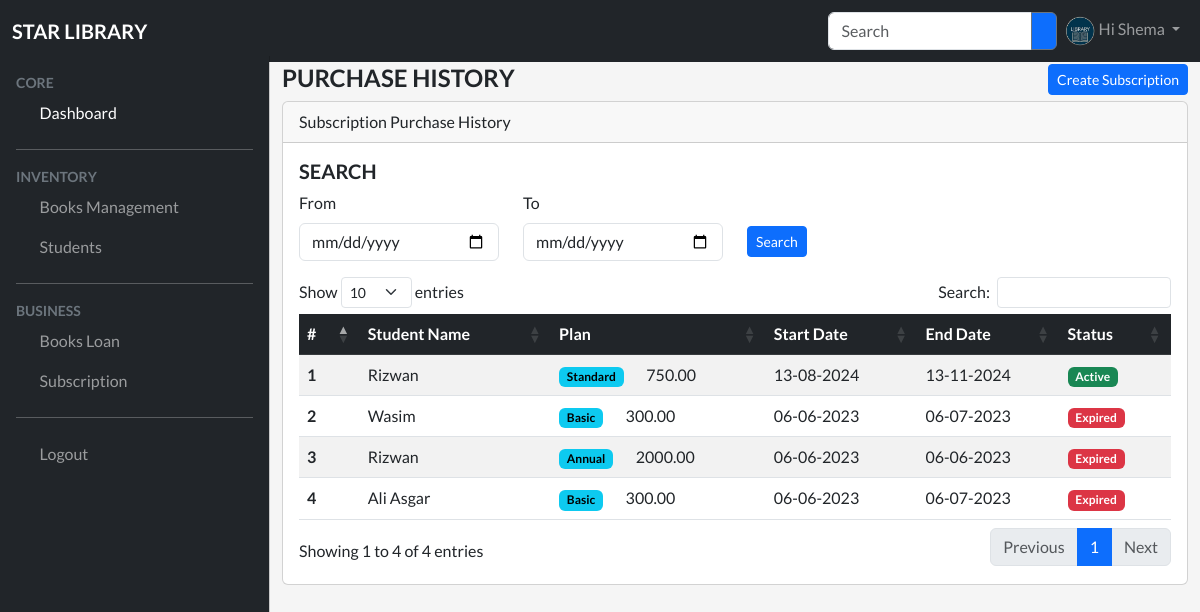
Screenshot of /subscriptions/purchase-history.php (signed in) with the database file from the repository.
### tables this page shows
CREATE TABLE `subscriptions` (
  `id` int(11) NOT NULL,
  `student_id` int(11) DEFAULT NULL,
  `plan_id` int(11) DEFAULT NULL,
  `start_date` date DEFAULT NULL,
  `end_date` date DEFAULT NULL,
  `amount` float(10,2) DEFAULT NULL,
  `created_at` timestamp NOT NULL DEFAULT current_timestamp(),
  `updated_at` timestamp NULL DEFAULT NULL
);

CREATE TABLE `students` (
  `id` int(11) NOT NULL,
  `name` varchar(255) DEFAULT NULL,
  `phone_no` varchar(15) DEFAULT NULL,
  `email` varchar(255) DEFAULT NULL,
  `address` text DEFAULT NULL,
  `status` tinyint(1) NOT NULL DEFAULT 1,
  `created_at` timestamp NOT NULL DEFAULT current_timestamp(),
  `updated_at` timestamp NULL DEFAULT NULL
);

CREATE TABLE `subscription_plans` (
  `id` int(11) NOT NULL,
  `title` varchar(255) NOT NULL DEFAULT '',
  `amount` float(10,2) NOT NULL DEFAULT 0.00,
  `duration` int(11) DEFAULT NULL,
  `status` tinyint(1) NOT NULL DEFAULT 1,
  `created_at` timestamp NOT NULL DEFAULT current_timestamp(),
  `updated_at` timestamp NULL DEFAULT NULL
);

### models/subscription.php (called while the page is built, shortened)
<?php
function getPurchaseHistory($conn, $from, $to)
{
    $sql = "select s.*, p.title as plan_name, st.name as student_name
        from subscriptions s
        inner join subscription_plans p on p.id = s.plan_id
        inner join students st on st.id = s.student_id where s.id != 0";
    $sql .= " order by s.id desc";
    $result = $conn->query($sql);
    return $result;
}

### subscriptions/purchase-history.php (the view, shortened to what this page needs)
<?php
include_once(DIR_URL . "config/database.php");
include_once(DIR_URL . "models/subscription.php");
$from = "";
$to = "";
$purchaseHistory = getPurchaseHistory($conn, $from, $to);
include_once(DIR_URL . "include/header.php");
include_once(DIR_URL . "include/topbar.php");
include_once(DIR_URL . "include/sidebar.php");
?>
<main class="mt-5 pt-3">
    <div class="container-fluid">
        <div class="row dashboard-counts">
            <div class="col-md-12">
                <h4 class="fw-bold text-uppercase">Purchase History
                    <button type="button" style="float:right" class="btn btn-primary btn-sm" data-bs-toggle="modal" data-bs-target="#subsModal">
                        Create Subscription
                    </button>
                </h4>
            </div>
            <div class="col-md-12">
                <div class="card">
                    <div class="card-header">
                        Subscription Purchase History
                    </div>
                    <div class="card-body">
                        <form method="get">
                            <div class="row mb-3">
                                <div class="col-md-12">
                                    <h5 class="fw-bold text-uppercase">Search</h5>
                                </div>
                                <div class="col-md-3">
                                    <label class="form-label">From</label>
                                    <input type="date" class="form-control" name="from" value="<?php echo $from ?>" />
                                </div>
                                <div class="col-md-3">
                                    <label class="form-label">To</label>
                                    <input type="date" class="form-control" name="to" value="<?php echo $to ?>" />
                                </div>
                                <div class="col-md-3">
                                    <button type="submit" name="search" class="btn btn-primary btn-sm" style="margin-top:35px">
                                        Search
                                    </button>
                                </div>
                            </div>
                        </form>
                        <div class="table-responsive">
                            <table id="data-table" class="table table-responsive table-striped">
                                <thead class="table-dark">
                                    <tr>
                                        <th scope="col">#</th>
                                        <th scope="col">Student Name</th>
                                        <th scope="col">Plan</th>
                                        <th scope="col">Start Date</th>
                                        <th scope="col">End Date</th>
                                        <th scope="col">Status</th>
                                    </tr>
                                </thead>
                                <tbody>
                                    <?php
                                    if ($purchaseHistory->num_rows > 0) {
                                        $i = 1;
                                        while ($row = $purchaseHistory->fetch_assoc()) {
                                            ?>
                                            <tr>
                                                <th scope="row"><?php echo $i++ ?></th>
                                                <td><?php echo $row['student_name'] ?></td>
                                                <td>
                                                    <span class="badge text-bg-info me-1"><?php echo $row['plan_name'] ?></span>
                                                    <i class="fa-solid fa-indian-rupee-sign"></i>
                                                    <?php echo $row['amount'] ?>
                                                </td>
                                                <td><?php echo date("d-m-Y", strtotime($row['start_date'])) ?></td>
                                                <td><?php echo date("d-m-Y", strtotime($row['end_date'])) ?></td>
                                                <td>
                                                    <?php
                                                    $today = date("Y-m-d");
                                                    if ($row['end_date'] >= $today)
                                                        echo '<span class="badge text-bg-success">Active</span>';
                                                    else
                                                        echo  '<span class="badge text-bg-danger">Expired</span>';
                                                    ?>
                                                </td>
                                            </tr>
                                        <?php }
                                } ?>
                                </tbody>
                            </table>
                        </div>
                    </div>
                </div>
            </div>
        </div>
    </div>
</main>
<?php include_once(DIR_URL . "include/footer.php") ?>

### assets/css/style.css (style rules this page uses)
body { font-family: "Lato", sans-serif; background-color: #f5f5f5; height: 100vh; }
:root { --offcanvas-width: 270px; --topNavbarHeight: 56px; }
@media (min-width: 992px) { body { overflow: auto !important; } }
@media (min-width: 992px) { main { margin-left: var(--offcanvas-width); } }

### rows the page displays
subscriptions: student.name "Rizwan", subscription_plans.title "Standard", amount "750.00", start_date "13-08-2024", end_date "13-11-2024", shows "Active"
subscriptions: student.name "Wasim", subscription_plans.title "Basic", amount "300.00", start_date "06-06-2023", end_date "06-07-2023", shows "Expired"
subscriptions: student.name "Rizwan", subscription_plans.title "Annual", amount "2000.00", start_date "06-06-2023", end_date "06-06-2023", shows "Expired"
subscriptions: student.name "Ali Asgar", subscription_plans.title "Basic", amount "300.00", start_date "06-06-2023", end_date "06-07-2023", shows "Expired"

### other values shown
$_SESSION['user']['name'] "Shema"
